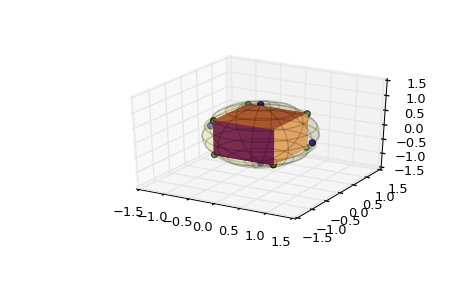

The script that drew this image:
from matplotlib import colors
from mpl_toolkits.mplot3d.art3d import Poly3DCollection
import matplotlib.pyplot as plt
from scipy.spatial import SphericalVoronoi
from mpl_toolkits.mplot3d import proj3d
# set input data
points = np.array([[0, 0, 1], [0, 0, -1], [1, 0, 0],
                   [0, 1, 0], [0, -1, 0], [-1, 0, 0], ])
center = np.array([0, 0, 0])
radius = 1
# calculate spherical Voronoi diagram
sv = SphericalVoronoi(points, radius, center)
# sort vertices (optional, helpful for plotting)
sv.sort_vertices_of_regions()
# generate plot
fig = plt.figure()
ax = fig.add_subplot(111, projection='3d')
# plot the unit sphere for reference (optional)
u = np.linspace(0, 2 * np.pi, 100)
v = np.linspace(0, np.pi, 100)
x = np.outer(np.cos(u), np.sin(v))
y = np.outer(np.sin(u), np.sin(v))
z = np.outer(np.ones(np.size(u)), np.cos(v))
ax.plot_surface(x, y, z, color='y', alpha=0.1)
# plot generator points
ax.scatter(points[:, 0], points[:, 1], points[:, 2], c='b')
# plot Voronoi vertices
ax.scatter(sv.vertices[:, 0], sv.vertices[:, 1], sv.vertices[:, 2],
                   c='g')
# indicate Voronoi regions (as Euclidean polygons)
for region in sv.regions:
   random_color = colors.rgb2hex(np.random.rand(3))
   polygon = Poly3DCollection([sv.vertices[region]], alpha=1.0)
   polygon.set_color(random_color)
   ax.add_collection3d(polygon)
plt.show()
